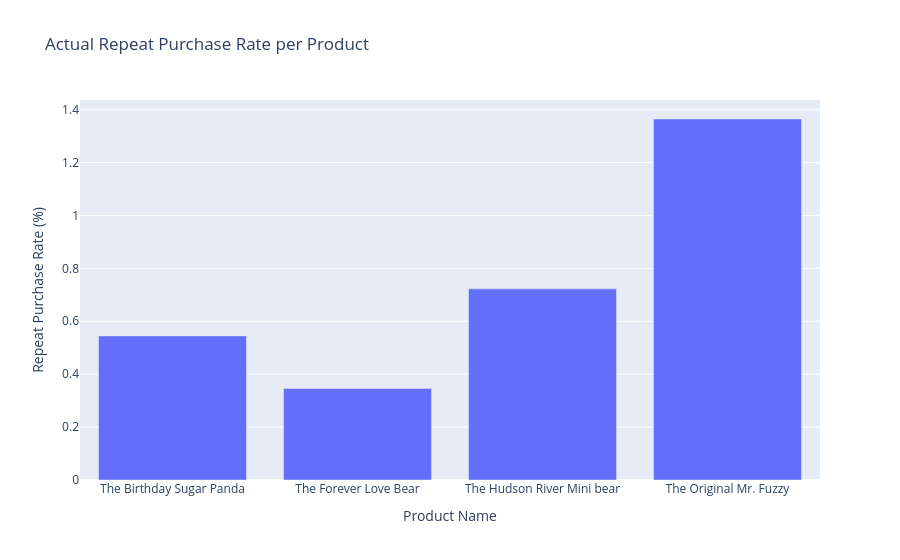

The code cell stored with this chart in its notebook:
### Code cell
repurchase_rate(result)

### Figure 1 — Plotly figure (JSON) as saved in the notebook; plotly's stock layout.template omitted (floating-point values rounded to 4 significant figures)
{"data": [{"alignmentgroup": "True", "hovertemplate": "product_name=%{x}<br>repeat_purchase_rate_%=%{y}<extra></extra>", "legendgroup": "", "marker": {"color": "#636efa", "pattern": {"shape": ""}}, "name": "", "offsetgroup": "", "orientation": "v", "showlegend": false, "textposition": "auto", "type": "bar", "x": ["The Birthday Sugar Panda", "The Forever Love Bear", "The Hudson River Mini bear", "The Original Mr. Fuzzy"], "xaxis": "x", "y": [0.5447, 0.3463, 0.7226, 1.365], "yaxis": "y"}], "layout": {"barmode": "relative", "legend": {"tracegroupgap": 0}, "title": {"text": "Actual Repeat Purchase Rate per Product"}, "xaxis": {"anchor": "y", "domain": [0, 1], "title": {"text": "Product Name"}}, "yaxis": {"anchor": "x", "domain": [0, 1], "title": {"text": "Repeat Purchase Rate (%)"}}}}
